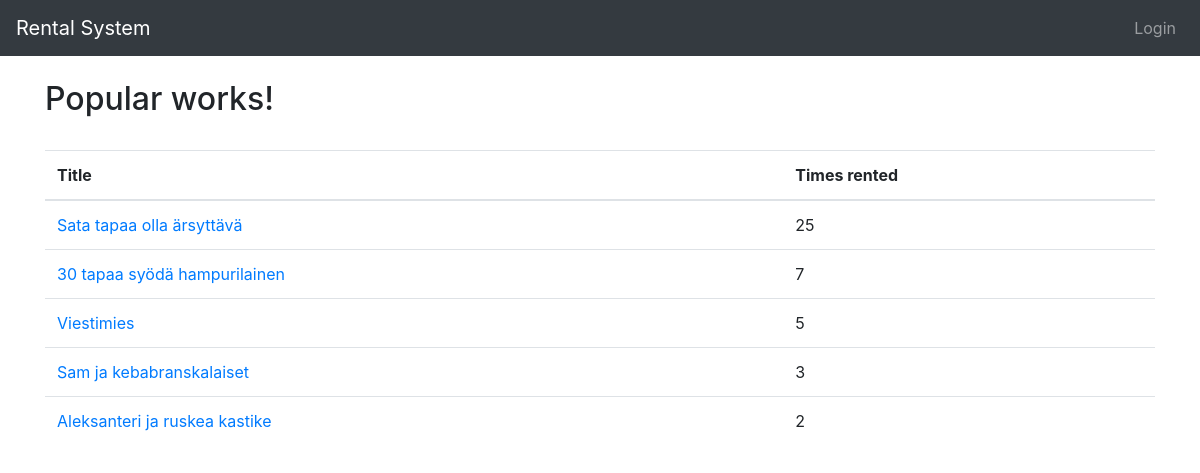
Page /popular/ on the committed database.
### rental_system/models.py (models this page shows, shortened)
class Work(models.Model):
    creators = models.ManyToManyField(Creator)
    type = models.ForeignKey(Type, on_delete=models.CASCADE)
    genres = models.ManyToManyField(Genre)
    publishers = models.ManyToManyField(Publisher, blank=True)
    title = models.CharField(max_length=200)
    desc = models.TextField(max_length=500)
    trailer = models.URLField(blank=True)
    image = models.URLField(blank=True)
    date_added = models.DateTimeField()
    pub_date = models.IntegerField(
        default=datetime.date.today().year
        ,
        validators=[
            MaxValueValidator(datetime.date.today().year),
            MinValueValidator(1800)
        ]
    )

### rental_system/views.py (the view)
# urls.py: path('popular/', views.popular, name='popular'),
def popular(request):
    rented = list(RentedWork.objects.values('rented_work__title').annotate(count=Count('id')).values('count', 'rented_work__title', 'rented_work__id').order_by('-count').filter(count__gt=1)[:5])
    return render(request, 'rental_system/popular.html', {'data': rented})

### rental_system/templates/rental_system/popular.html (shortened to what this page needs)
{% extends 'base.html' %}
{% block content %}
{% load static %}
<div class="container">
    <br>
    <h2>Popular works!</h2>
    <div class="table-responsive-lg">
        <table class="table">
            <thead>
                <tr>
                    <th>Title</th>
                    <th>Times rented</th>
                </tr>
            </thead>
            <tbody>
                {% if data %}
                {% for item in data %}
                <tr>
                    <td><a href="{% url 'work' item.rented_work__id %}">{{ item.rented_work__title }}</a></td>
                    <td>{{ item.count }}</td>
                </tr>
                {% endfor %}
                {% endif %}
            </tbody>
        </table>
    </div>
</div>
{% endblock %}

### rows in the picture
Work: rented_work__title "Sata tapaa olla ärsyttävä", count "25"
Work: rented_work__title "30 tapaa syödä hampurilainen", count "7"
Work: rented_work__title "Viestimies", count "5"
Work: rented_work__title "Sam ja kebabranskalaiset", count "3"
Work: rented_work__title "Aleksanteri ja ruskea kastike", count "2"
